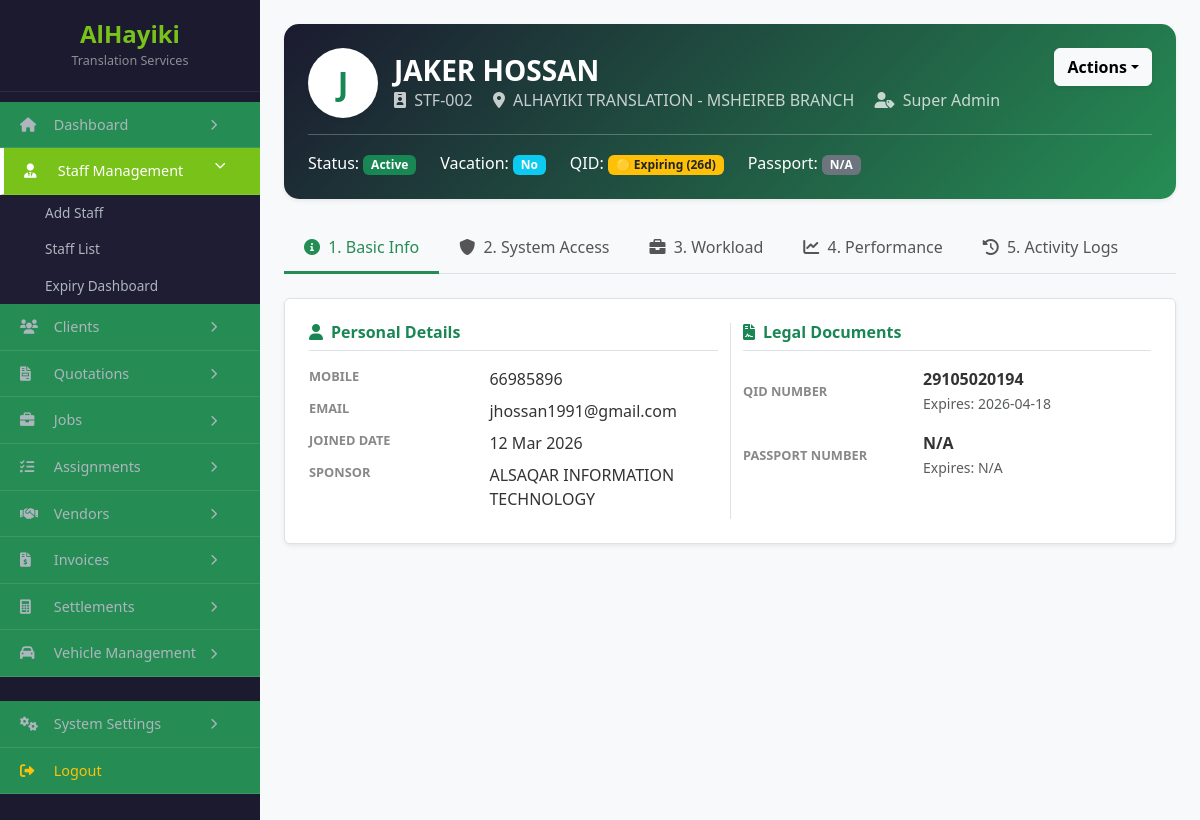
The page /view_staff.php?id=3 on the database its author committed.
### tables this page shows
CREATE TABLE `users` (
  `id` int(11) NOT NULL,
  `staff_profile_id` int(11) DEFAULT NULL,
  `username` varchar(50) DEFAULT NULL,
  `password` varchar(255) DEFAULT NULL,
  `full_name` varchar(150) DEFAULT NULL,
  `role` varchar(255) DEFAULT NULL,
  `branch_id` int(11) DEFAULT NULL,
  `permissions` text DEFAULT NULL,
  `account_status` enum('Active','Locked') DEFAULT 'Active',
  `last_login` datetime DEFAULT NULL
);

CREATE TABLE `staff_profiles` (
  `id` int(11) NOT NULL,
  `staff_id_code` varchar(20) NOT NULL,
  `full_name` varchar(150) NOT NULL,
  `mobile` varchar(20) DEFAULT NULL,
  `email` varchar(100) DEFAULT NULL,
  `sponsor_company` varchar(150) DEFAULT NULL,
  `working_under_company` varchar(150) DEFAULT NULL,
  `date_joined` date DEFAULT NULL,
  `branch_id` int(11) NOT NULL,
  `in_vacation` enum('Yes','No') DEFAULT 'No',
  `status` enum('Active','Inactive') DEFAULT 'Active',
  `qid_number` varchar(50) DEFAULT NULL,
  `qid_expiry` date DEFAULT NULL,
  `passport_number` varchar(50) DEFAULT NULL,
  `passport_expiry` date DEFAULT NULL,
  `created_at` timestamp NOT NULL DEFAULT current_timestamp(),
  `created_by` int(11) DEFAULT NULL
);

CREATE TABLE `branches` (
  `id` int(11) NOT NULL,
  `name` varchar(100) NOT NULL,
  `branch_code` varchar(20) DEFAULT NULL,
  `is_main_branch` tinyint(1) DEFAULT 0,
  `parent_company` varchar(100) DEFAULT NULL,
  `status` enum('Active','Inactive') DEFAULT 'Active',
  `landline` varchar(20) DEFAULT NULL,
  `mobile_numbers` text DEFAULT NULL,
  `emails` text DEFAULT NULL,
  `website` varchar(100) DEFAULT NULL,
  `area` varchar(100) DEFAULT NULL,
  `street_name` varchar(100) DEFAULT NULL,
  `building_number` varchar(20) DEFAULT NULL,
  `zone_number` varchar(20) DEFAULT NULL,
  `city` varchar(50) DEFAULT NULL,
  `country` varchar(50) DEFAULT 'State of Qatar',
  `po_box` varchar(20) DEFAULT NULL,
  `kahramaa_number` varchar(50) DEFAULT NULL,
  `water_number` varchar(50) DEFAULT NULL,
  `google_maps_link` text DEFAULT NULL,
  `legal_documents` longtext DEFAULT NULL CHECK (json_valid(`legal_documents`)),
  `manager_id` int(11) DEFAULT NULL,
  `cr_number` varchar(50) DEFAULT NULL,
  `cr_issue_date` date DEFAULT NULL,
  `cr_expiry_date` date DEFAULT NULL,
  `license_number` varchar(50) DEFAULT NULL,
  `license_expiry_date` date DEFAULT NULL,
  `fire_safety_number` varchar(50) DEFAULT NULL,
  `fire_safety_expiry` date DEFAULT NULL,
  `computer_card_number` varchar(50) DEFAULT NULL,
  `computer_card_expiry` date DEFAULT NULL,
  `chamber_number` varchar(50) DEFAULT NULL,
  `chamber_expiry` date DEFAULT NULL,
  `lease_number` varchar(50) DEFAULT NULL,
  `lease_expiry` date DEFAULT NULL,
  `created_at` timestamp NOT NULL DEFAULT current_timestamp()
);

### view_staff.php (the view, shortened to what this page needs)
<?php
include 'db.php';
$staff_id = (int)$_GET['id'];
$query = "SELECT s.*, b.name as branch_name, u.username, u.role, u.account_status, u.last_login
          FROM staff_profiles s
          LEFT JOIN branches b ON s.branch_id = b.id
          LEFT JOIN users u ON s.id = u.staff_profile_id
          WHERE s.id = ?";
$stmt = $pdo->prepare($query);
$stmt->execute([$staff_id]);
$staff = $stmt->fetch();
function getStatusBadge($date) {
    if (!$date) return '<span class="badge bg-secondary">N/A</span>';
    $diff = (strtotime($date) - time()) / (60 * 60 * 24);
    if ($diff <= 30) return '<span class="badge bg-warning text-dark">🟡 Expiring ('.round($diff).'d)</span>';
    return '<span class="badge bg-success">🟢 Valid</span>';
}
?>
<!DOCTYPE html>
<html lang="en">
<head>
    <link href="https://cdn.jsdelivr.net/npm/bootstrap@5.3.0/dist/css/bootstrap.min.css" rel="stylesheet">
    <link rel="stylesheet" href="https://cdnjs.cloudflare.com/ajax/libs/font-awesome/6.0.0/css/all.min.css">
</head>
<body class="bg-light">
<div class="d-flex">
    <?php include 'sidebar.php'; ?>
    <div class="flex-grow-1 p-4">
        <div class="card profile-header-card shadow-sm mb-4">
            <div class="card-body p-4">
                <div class="d-flex justify-content-between align-items-start">
                    <div class="d-flex align-items-center">
                        <div class="bg-white text-success rounded-circle d-flex align-items-center justify-content-center me-3 shadow-sm" style="width: 70px; height: 70px; font-size: 2rem; font-weight: bold;">
                            <?= strtoupper(substr($staff['full_name'], 0, 1)) ?>
                        </div>
                        <div>
                            <h3 class="mb-0 fw-bold"><?= $staff['full_name'] ?></h3>
                            <p class="mb-0 opacity-75">
                                <span class="me-3"><i class="fas fa-id-badge me-1"></i> <?= $staff['staff_id_code'] ?></span>
                                <span class="me-3"><i class="fas fa-map-marker-alt me-1"></i> <?= $staff['branch_name'] ?></span>
                                <span><i class="fas fa-user-tag me-1"></i> <?= $staff['role'] ?></span>
                            </p>
                        </div>
                    </div>
                    <div class="text-end">
                        <div class="dropdown">
                            <button class="btn btn-light dropdown-toggle fw-bold shadow-sm" data-bs-toggle="dropdown">Actions</button>
                        </div>
                    </div>
                </div>
                <hr class="my-3 opacity-25">
                <div class="d-flex flex-wrap gap-4">
                    <div>Status: <span class="badge bg-<?= ($staff['status']=='Active'?'success':'danger') ?>"><?= $staff['status'] ?></span></div>
                    <div>Vacation: <span class="badge bg-<?= ($staff['in_vacation']=='Yes'?'warning text-dark':'info') ?>"><?= $staff['in_vacation'] ?></span></div>
                    <div>QID: <?= getStatusBadge($staff['qid_expiry']) ?></div>
                    <div>Passport: <?= getStatusBadge($staff['passport_expiry']) ?></div>
                </div>
            </div>
        </div>
        <ul class="nav nav-tabs mb-4" id="staffTabs" role="tablist">
            <li class="nav-item"><a class="nav-link active" data-bs-toggle="tab" href="#basicInfo"><i class="fas fa-info-circle me-1"></i> 1. Basic Info</a></li>
            <li class="nav-item"><a class="nav-link" data-bs-toggle="tab" href="#systemAccess"><i class="fas fa-shield-alt me-1"></i> 2. System Access</a></li>
            <li class="nav-item"><a class="nav-link" data-bs-toggle="tab" href="#workload"><i class="fas fa-briefcase me-1"></i> 3. Workload</a></li>
            <li class="nav-item"><a class="nav-link" data-bs-toggle="tab" href="#performance"><i class="fas fa-chart-line me-1"></i> 4. Performance</a></li>
            <li class="nav-item"><a class="nav-link" data-bs-toggle="tab" href="#activity"><i class="fas fa-history me-1"></i> 5. Activity Logs</a></li>
        </ul>
        <div class="tab-content bg-white p-4 rounded shadow-sm border">
            <div class="tab-pane fade show active" id="basicInfo">
                <div class="row g-4">
                    <div class="col-md-6">
                        <h6 class="fw-bold mb-3 border-bottom pb-2 text-success"><i class="fas fa-user me-2"></i>Personal Details</h6>
                        <div class="row mb-2">
                            <div class="col-5 info-label">Mobile</div>
                            <div class="col-7 info-value"><?= $staff['mobile'] ?: 'N/A' ?></div>
                        </div>
                        <div class="row mb-2">
                            <div class="col-5 info-label">Email</div>
                            <div class="col-7 info-value"><?= $staff['email'] ?></div>
                        </div>
                        <div class="row mb-2">
                            <div class="col-5 info-label">Joined Date</div>
                            <div class="col-7 info-value"><?= $staff['date_joined'] ? date('d M Y', strtotime($staff['date_joined'])) : 'N/A' ?></div>
                        </div>
                        <div class="row mb-2">
                            <div class="col-5 info-label">Sponsor</div>
                            <div class="col-7 info-value"><?= $staff['sponsor_company'] ?: 'N/A' ?></div>
                        </div>
                    </div>
                    <div class="col-md-6 border-start">
                        <h6 class="fw-bold mb-3 border-bottom pb-2 text-success"><i class="fas fa-file-contract me-2"></i>Legal Documents</h6>
                        <div class="row mb-3 align-items-center">
                            <div class="col-5 info-label">QID Number</div>
                            <div class="col-7 info-value">
                                <span class="fw-bold"><?= $staff['qid_number'] ?: 'N/A' ?></span><br>
                                <small class="text-muted">Expires: <?= $staff['qid_expiry'] ?: 'N/A' ?></small>
                            </div>
                        </div>
                        <div class="row mb-3 align-items-center">
                            <div class="col-5 info-label">Passport Number</div>
                            <div class="col-7 info-value">
                                <span class="fw-bold"><?= $staff['passport_number'] ?: 'N/A' ?></span><br>
                                <small class="text-muted">Expires: <?= $staff['passport_expiry'] ?: 'N/A' ?></small>
                            </div>
                        </div>
                    </div>
                </div>
            </div>
        </div>
    </div>
</div>
</body>
</html>

### view_staff.php (style rules this page uses)
.profile-header-card { border: none; border-radius: 15px; background: linear-gradient(135deg, #1b1a2f 0%, #258d54 100%); color: white; }
.nav-tabs .nav-link { color: #555; font-weight: 500; border: none; padding: 12px 20px; transition: 0.3s; }
.nav-tabs .nav-link.active { color: #258d54; border-bottom: 3px solid #258d54; background: transparent; }
.info-label { color: #888; font-size: 0.8rem; font-weight: bold; text-transform: uppercase; }
.info-value { color: #333; font-weight: 500; }

### rows shown on the page
users: staff_profile.full_name "J", staff_profile.full_name "JAKER HOSSAN", staff_profile.staff_id_code "STF-002", branch.name "ALHAYIKI TRANSLATION - MSHEIREB BRANCH", role "Super Admin", staff_profile.status "Active", staff_profile.in_vacation "No", staff_profile.mobile "66985896", staff_profile.email "jhossan1991@gmail.com", staff_profile.date_joined "12 Mar 2026", staff_profile.sponsor_company "ALSAQAR INFORMATION TECHNOLOGY", staff_profile.qid_number "29105020194", staff_profile.qid_expiry "2026-04-18", staff_profile.passport_number "N/A", staff_profile.passport_expiry "N/A"
